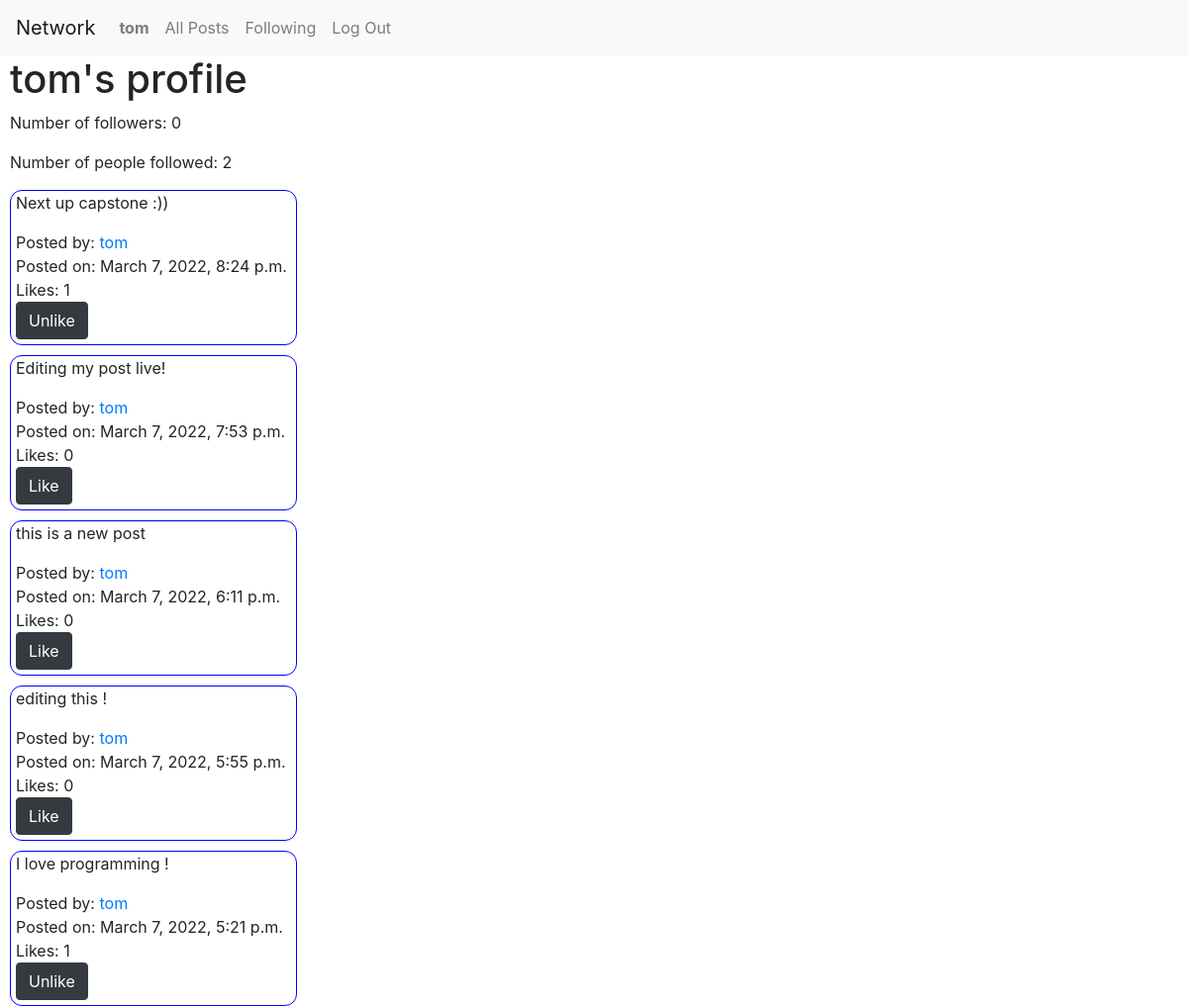
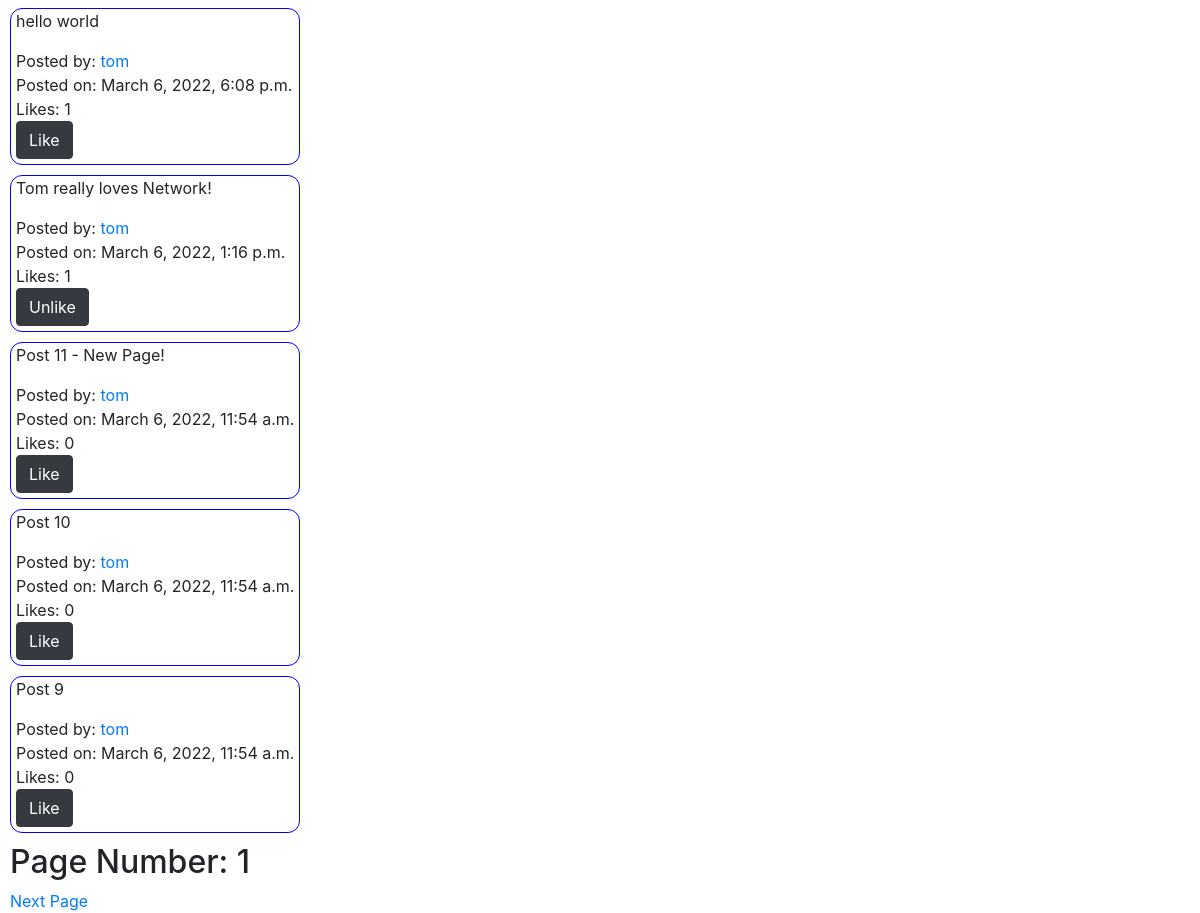
/index/2 (signed in), run on the app's committed database (2 pictures, top to bottom).
### network/models.py (models this page shows)
class User(AbstractUser):
    followers = models.ManyToManyField("self", symmetrical=False, blank=True, related_name="following")

class Post(models.Model):
    content = models.CharField(max_length=280)
    date_posted = models.DateTimeField(auto_now_add=True)
    author = models.ForeignKey(User, on_delete=models.CASCADE, related_name="author_relation")
    likes = models.ManyToManyField(User, blank=True, related_name="likes_relation")

### network/views.py (the view)
# urls.py: path("index/<int:id>", views.profile, name="profile"),
@login_required
def profile(request, id):
    user = request.user
    User_Details = User.objects.get(id=id)
    followers = User_Details.followers.all()
    following = User_Details.following.all()
    number_of_followers = len(followers)
    number_of_following = len(following)
    if user in followers:
        already_followed = True
    else:
        already_followed = False
    Posts = Post.objects.filter(author=id).order_by('-date_posted')
    if request.user.is_authenticated:
        logged_in_user_details = User.objects.get(id=user.id)
        likedposts = logged_in_user_details.likes_relation.all()
    post_paginator = Paginator(Posts, 10)
    page_num = request.GET.get('page')
    page = post_paginator.get_page(page_num)
    context = {
        'profile': User_Details,
        'posts': Posts,
        'user': user,
        'followers': followers,
        'follower_number': number_of_followers,
        'following_number': number_of_following,
        'already_followed': already_followed,
        'likedposts': likedposts,
        'posts': Posts,
        'page': page,
        'count': post_paginator.count
    }
    if request.method == "POST":
        if request.POST.get("link") == "Unfollow":
            User_Details.followers.remove(user)
        elif request.POST.get("link") == "Follow":
            User_Details.followers.add(user)
        return redirect("following")
    return render(request, "network/profile.html", context)

### network/templates/network/profile.html (shortened to what this page needs)
{% extends "network/layout.html" %}
{% block body %}
<h1>{{profile}}'s profile</h1>
<div class="Followers">
<p>Number of followers: {{follower_number}}</p>
<p>Number of people followed: {{following_number}}</p>
</div>
{%for post in page.object_list %}
<div class="AllPosts">
  <p id="{{post.id}}">{{post.content}}</p>
  <p id="PostName">Posted by: <a href="/index/{{post.author.id}}">{{post.author}}</a></p>
  <p id="PostBottom">Posted on: {{post.date_posted}}</p>
  <p id="PostLikes">Likes: {{post.likes.all|length}}</p>
  {% if post in likedposts %}
  <button class="btn btn-dark" id="likebutton" onclick="like(this)">Unlike</button>
  {% else %}
  <button class="btn btn-dark" id="likebutton" onclick="like(this)">Like</button>
  {% endif %}
  </div>
{% endfor %}
<div class="Pages">
    <h2>Page Number: {{page.number}}</h2>
      {% if page.has_next %}
      <a href="/index/{{user.id}}?page={{ page.next_page_number }}">Next Page</a>
      {% endif %}
</div>
{% endblock %}

### network/templates/network/layout.html (shortened to what this page needs)
{% load static %}
<!DOCTYPE html>
<html lang="en">
    <head>
        <link rel="stylesheet" href="https://stackpath.bootstrapcdn.com/bootstrap/4.4.1/css/bootstrap.min.css">
        <link href="{% static 'network/styles.css' %}" rel="stylesheet">
    </head>
    <body>
        <nav class="navbar navbar-expand-lg navbar-light bg-light">
            <a class="navbar-brand" href="#">Network</a>
            <div>
              <ul class="navbar-nav mr-auto">
                {% if user.is_authenticated %}
                    <li class="nav-item">
                        <a class="nav-link" href="#"><strong>{{ user.username }}</strong></a>
                    </li>
                {% endif %}
                <li class="nav-item">
                  <a class="nav-link" href="{% url 'index' %}">All Posts</a>
                </li>
                {% if user.is_authenticated %}
                    <li class="nav-item">
                        <a class="nav-link" href="{% url 'following' %}">Following</a>
                    </li>
                    <li class="nav-item">
                        <a class="nav-link" href="{% url 'logout' %}">Log Out</a>
                    </li>
                {% endif %}
              </ul>
            </div>
          </nav>
        <div class="body">
            {% block body %}
            {% endblock %}
        </div>
    </body>
</html>

### network/static/network/styles.css (style rules this page uses)
h1 { margin-left: 10px; }
.AllPosts { margin-left: 10px; margin-right: 75%; border-width:1px; border-style:solid; border-color:blue; border-radius: 12px; padding-left: 5px; margin-bottom: 10px; }
#PostBottom { margin-bottom: 0px; }
#PostLikes { margin-bottom: 0px; }
.Followers { margin-left: 10px; }
#likebutton { margin-bottom: 5px; }
.Pages { margin-left: 10px; }
#PostName { margin: 0; }

### data on the page
User: username "tom"
Post: content "Next up capstone :))", author "tom", date_posted "March 7, 2022, 8:24 p.m.", likes.all|length "1", shows "Unlike"
Post: content "Editing my post live!", author "tom", date_posted "March 7, 2022, 7:53 p.m.", likes.all|length "0", shows "Like"
Post: content "this is a new post", author "tom", date_posted "March 7, 2022, 6:11 p.m.", likes.all|length "0", shows "Like"
Post: content "editing this !", author "tom", date_posted "March 7, 2022, 5:55 p.m.", likes.all|length "0", shows "Like"
Post: content "I love programming !", author "tom", date_posted "March 7, 2022, 5:21 p.m.", likes.all|length "1", shows "Unlike"
Post: content "hello world", author "tom", date_posted "March 6, 2022, 6:08 p.m.", likes.all|length "1", shows "Like"
Post: content "Tom really loves Network!", author "tom", date_posted "March 6, 2022, 1:16 p.m.", likes.all|length "1", shows "Unlike"
Post: content "Post 11 - New Page!", author "tom", date_posted "March 6, 2022, 11:54 a.m.", likes.all|length "0", shows "Like"
Post: content "Post 10", author "tom", date_posted "March 6, 2022, 11:54 a.m.", likes.all|length "0", shows "Like"
Post: content "Post 9", author "tom", date_posted "March 6, 2022, 11:54 a.m.", likes.all|length "0", shows "Like"

### other printed values
{{ follower_number }} "0"
{{ following_number }} "2"
{{ page.number }} "1"
